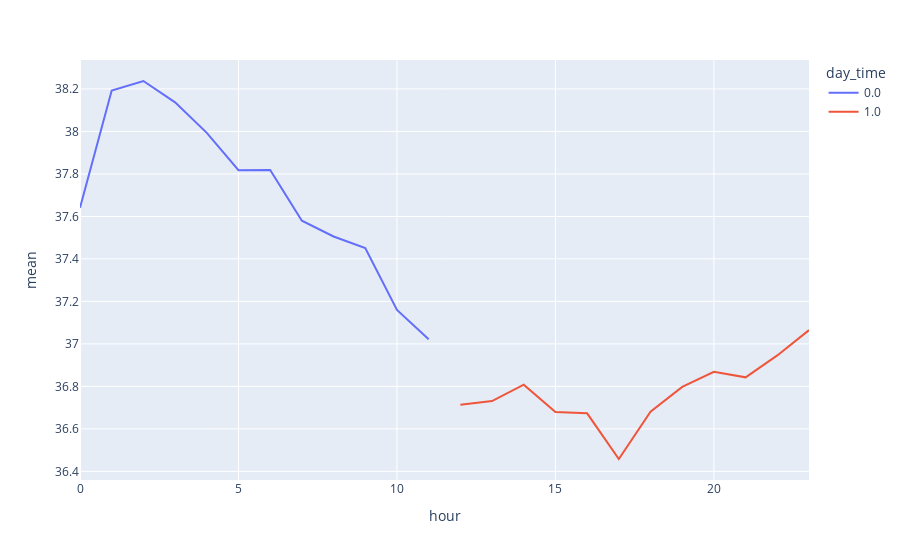

Notebook code for this chart:
### Code cell
px.line(data[data['day']==0].groupby('hour').mean().reset_index(), x='hour', y='mean', color='day_time')

### Figure 1 — Plotly figure (JSON) as saved in the notebook; plotly's stock layout.template omitted (floating-point values rounded to 4 significant figures)
{"data": [{"hovertemplate": "day_time=0.0<br>hour=%{x}<br>mean=%{y}<extra></extra>", "legendgroup": "0.0", "line": {"color": "#636efa", "dash": "solid"}, "marker": {"symbol": "circle"}, "mode": "lines", "name": "0.0", "orientation": "v", "showlegend": true, "type": "scatter", "x": [0, 1, 2, 3, 4, 5, 6, 7, 8, 9, 10, 11], "xaxis": "x", "y": [37.64, 38.19, 38.24, 38.14, 37.99, 37.82, 37.82, 37.58, 37.51, 37.45, 37.16, 37.02], "yaxis": "y"}, {"hovertemplate": "day_time=1.0<br>hour=%{x}<br>mean=%{y}<extra></extra>", "legendgroup": "1.0", "line": {"color": "#EF553B", "dash": "solid"}, "marker": {"symbol": "circle"}, "mode": "lines", "name": "1.0", "orientation": "v", "showlegend": true, "type": "scatter", "x": [12, 13, 14, 15, 16, 17, 18, 19, 20, 21, 22, 23], "xaxis": "x", "y": [36.71, 36.73, 36.81, 36.68, 36.67, 36.46, 36.68, 36.8, 36.87, 36.84, 36.95, 37.06], "yaxis": "y"}], "layout": {"legend": {"title": {"text": "day_time"}, "tracegroupgap": 0}, "margin": {"t": 60}, "xaxis": {"anchor": "y", "domain": [0, 1], "title": {"text": "hour"}}, "yaxis": {"anchor": "x", "domain": [0, 1], "title": {"text": "mean"}}}}
